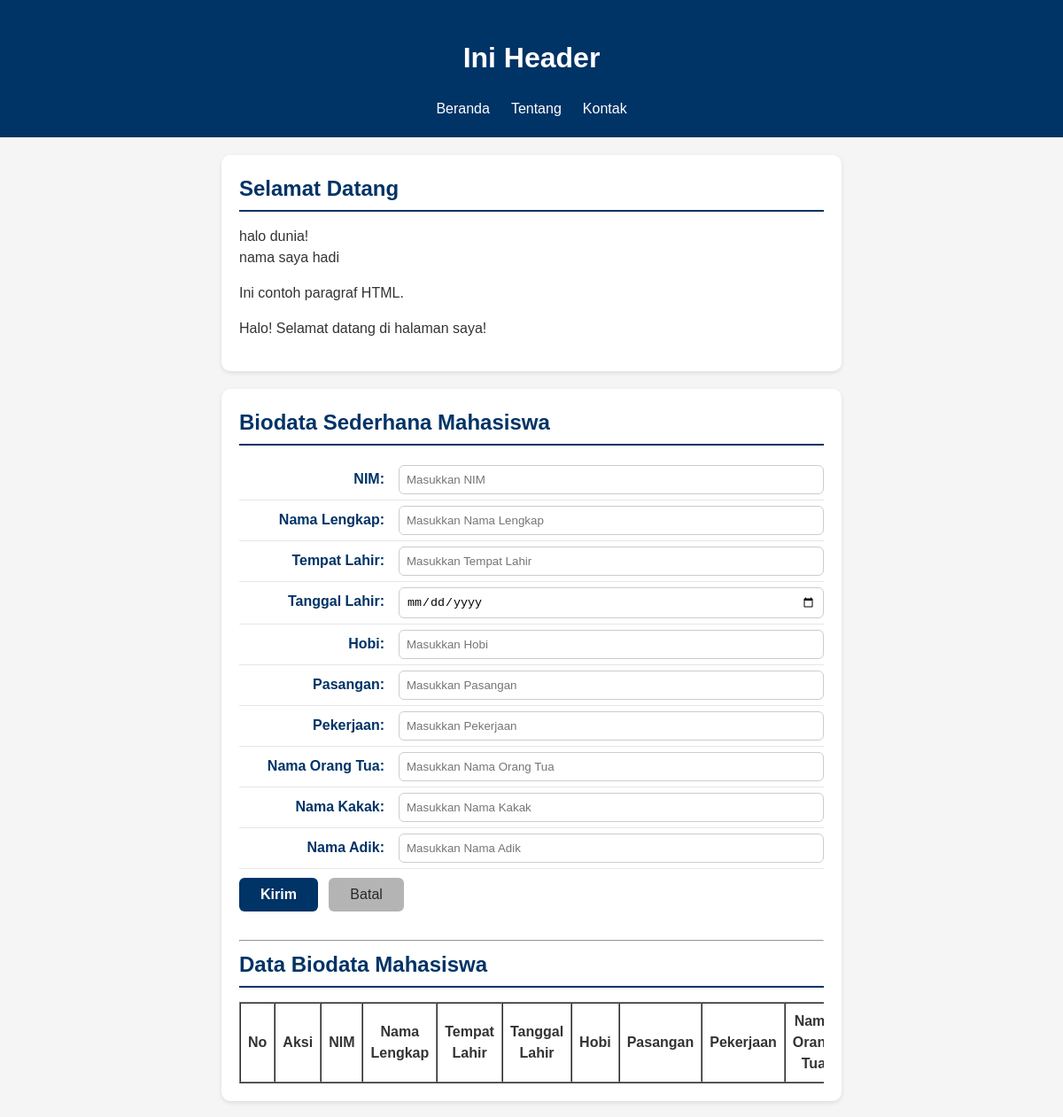
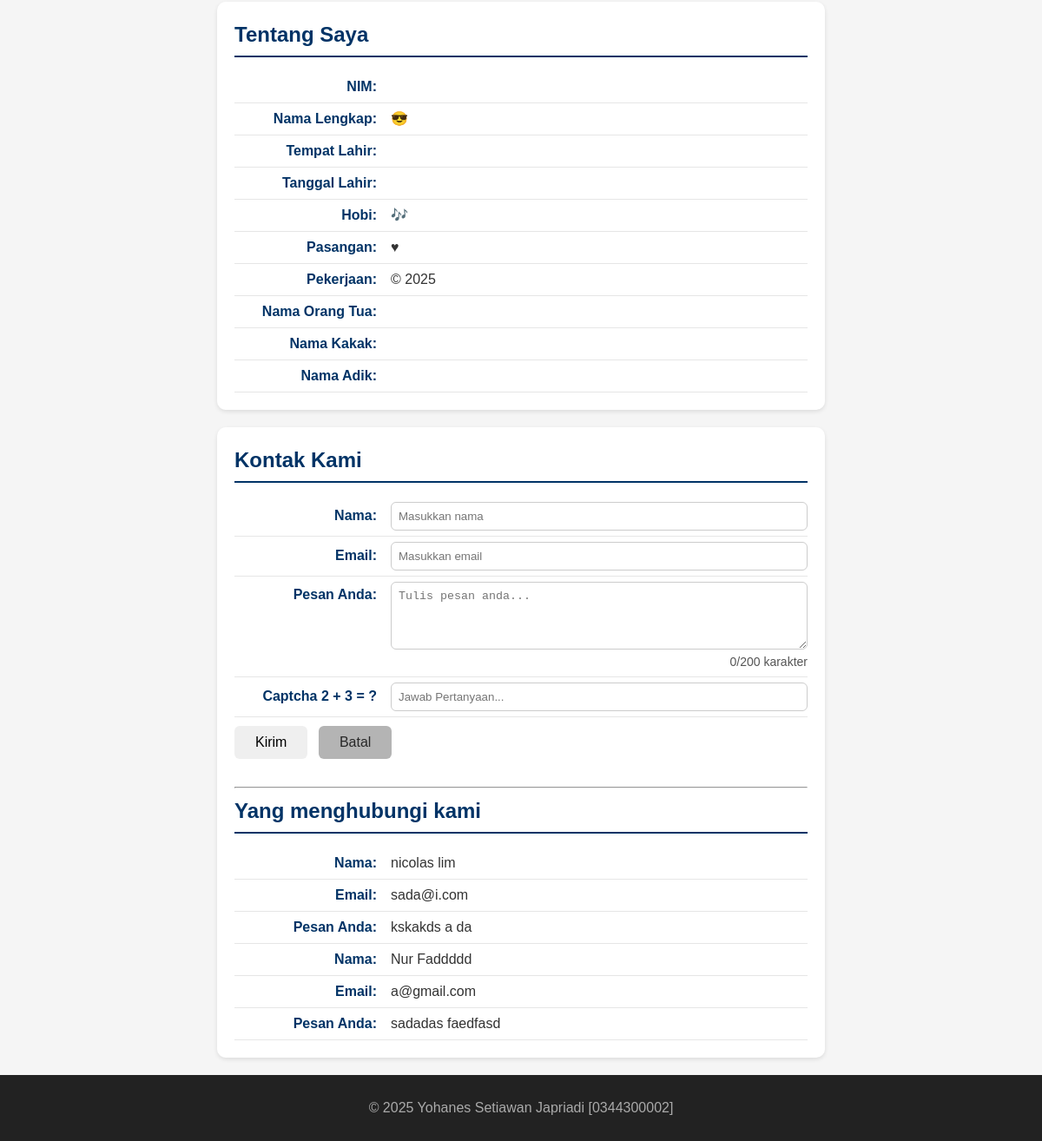
The page / on the database its author committed (2 pictures, top to bottom).
### tables this page shows
CREATE TABLE `tbl_tamu` (
  `cid` int NOT NULL,
  `cnama` varchar(100) DEFAULT NULL,
  `cemail` varchar(100) DEFAULT NULL,
  `cpesan` text,
  `dcreated_at` datetime NOT NULL DEFAULT CURRENT_TIMESTAMP
);

### fungsi.php (the view, shortened to what this page needs)
<?php
function bersihkan($str)
{
  return htmlspecialchars(trim($str));
}
function tampilkanBiodata($conf, $arr)
{
  $html = "";
  foreach ($conf as $k => $v) {
    $label = $v["label"];
    $nilai = bersihkan($arr[$k] ?? '');
    $suffix = $v["suffix"];
    $html .= "<p><strong>{$label}</strong> {$nilai}{$suffix}</p>";
  }
  return $html;
}

### index.php (shortened to what this page needs)
<?php
require_once __DIR__ . '/fungsi.php';
?>
<!DOCTYPE html>
<html lang="en">
<head>
  <link rel="stylesheet" href="style.css">
</head>
<body>
  <header>
    <h1>Ini Header</h1>
    <nav>
      <ul>
        <li><a href="#home">Beranda</a></li>
        <li><a href="#about">Tentang</a></li>
        <li><a href="#contact">Kontak</a></li>
      </ul>
    </nav>
  </header>
  <main>
    <section id="home">
      <h2>Selamat Datang</h2>
      <?php
      echo "halo dunia!<br>";
      echo "nama saya hadi";
      ?>
      <p>Ini contoh paragraf HTML.</p>
    </section>
    <?php
    $old_biodata = $_SESSION['old_biodata'] ?? [];
    ?>
    <section id="biodata">
      <h2>Biodata Sederhana Mahasiswa</h2>
      <form action="proses.php" method="POST">
        <label for="txtNim"><span>NIM:</span>
          <input type="text" id="txtNim" name="txtNim" placeholder="Masukkan NIM" required
            value="<?= isset($old_biodata['nim']) ? htmlspecialchars($old_biodata['nim']) : '' ?>">
        </label>
        <label for="txtNmLengkap"><span>Nama Lengkap:</span>
          <input type="text" id="txtNmLengkap" name="txtNmLengkap" placeholder="Masukkan Nama Lengkap" required
            value="<?= isset($old_biodata['nama_lengkap']) ? htmlspecialchars($old_biodata['nama_lengkap']) : '' ?>">
        </label>
        <label for="txtT4Lhr"><span>Tempat Lahir:</span>
          <input type="text" id="txtT4Lhr" name="txtT4Lhr" placeholder="Masukkan Tempat Lahir" required
            value="<?= isset($old_biodata['tempat_lahir']) ? htmlspecialchars($old_biodata['tempat_lahir']) : '' ?>">
        </label>
        <label for="txtTglLhr"><span>Tanggal Lahir:</span>
          <input type="date" id="txtTglLhr" name="txtTglLhr" placeholder="Masukkan Tanggal Lahir" required
            value="<?= isset($old_biodata['tanggal_lahir']) ? htmlspecialchars($old_biodata['tanggal_lahir']) : '' ?>">
        </label>
        <label for="txtHobi"><span>Hobi:</span>
          <input type="text" id="txtHobi" name="txtHobi" placeholder="Masukkan Hobi" required
            value="<?= isset($old_biodata['hobi']) ? htmlspecialchars($old_biodata['hobi']) : '' ?>">
        </label>
        <label for="txtPasangan"><span>Pasangan:</span>
          <input type="text" id="txtPasangan" name="txtPasangan" placeholder="Masukkan Pasangan" required
            value="<?= isset($old_biodata['pasangan']) ? htmlspecialchars($old_biodata['pasangan']) : '' ?>">
        </label>
        <label for="txtKerja"><span>Pekerjaan:</span>
          <input type="text" id="txtKerja" name="txtKerja" placeholder="Masukkan Pekerjaan" required
            value="<?= isset($old_biodata['pekerjaan']) ? htmlspecialchars($old_biodata['pekerjaan']) : '' ?>">
        </label>
        <label for="txtNmOrtu"><span>Nama Orang Tua:</span>
          <input type="text" id="txtNmOrtu" name="txtNmOrtu" placeholder="Masukkan Nama Orang Tua" required
            value="<?= isset($old_biodata['nama_ortu']) ? htmlspecialchars($old_biodata['nama_ortu']) : '' ?>">
        </label>
        <label for="txtNmKakak"><span>Nama Kakak:</span>
          <input type="text" id="txtNmKakak" name="txtNmKakak" placeholder="Masukkan Nama Kakak" required
            value="<?= isset($old_biodata['nama_kakak']) ? htmlspecialchars($old_biodata['nama_kakak']) : '' ?>">
        </label>
        <label for="txtNmAdik"><span>Nama Adik:</span>
          <input type="text" id="txtNmAdik" name="txtNmAdik" placeholder="Masukkan Nama Adik" required
            value="<?= isset($old_biodata['nama_adik']) ? htmlspecialchars($old_biodata['nama_adik']) : '' ?>">
        </label>
        <button type="submit">Kirim</button>
        <button type="reset">Batal</button>
      </form>
      <br>
      <hr>
      <h2>Data Biodata Mahasiswa</h2>
      <?php include 'read_mahasiswa.php'; ?>
    </section>
    <?php
    $biodata = $_SESSION["biodata"] ?? [];
    $fieldConfig = [
      "nim" => ["label" => "NIM:", "suffix" => ""],
      "nama" => ["label" => "Nama Lengkap:", "suffix" => " &#128526;"],
      "tempat" => ["label" => "Tempat Lahir:", "suffix" => ""],
      "tanggal" => ["label" => "Tanggal Lahir:", "suffix" => ""],
      "hobi" => ["label" => "Hobi:", "suffix" => " &#127926;"],
      "pasangan" => ["label" => "Pasangan:", "suffix" => " &hearts;"],
      "pekerjaan" => ["label" => "Pekerjaan:", "suffix" => " &copy; 2025"],
      "ortu" => ["label" => "Nama Orang Tua:", "suffix" => ""],
      "kakak" => ["label" => "Nama Kakak:", "suffix" => ""],
      "adik" => ["label" => "Nama Adik:", "suffix" => ""],
    ];
    ?>
    <section id="about">
      <h2>Tentang Saya</h2>
      <?= tampilkanBiodata($fieldConfig, $biodata) ?>
    </section>
    <?php
    $old          = $_SESSION['old'] ?? [];
    ?>
    <section id="contact">
      <h2>Kontak Kami</h2>
      <form action="proses.php" method="POST">
        <label for="txtNama"><span>Nama:</span>
          <input type="text" id="txtNama" name="txtNama" placeholder="Masukkan nama"
            required autocomplete="name"
            value="<?= isset($old['nama']) ? htmlspecialchars($old['nama']) : '' ?>">
        </label>
        <label for="txtEmail"><span>Email:</span>
          <input type="email" id="txtEmail" name="txtEmail" placeholder="Masukkan email"
            required autocomplete="email"
            value="<?= isset($old['email']) ? htmlspecialchars($old['email']) : '' ?>">
        </label>
        <label for="txtPesan"><span>Pesan Anda:</span>
          <textarea id="txtPesan" name="txtPesan" rows="4" placeholder="Tulis pesan anda..."
            required><?= isset($old['pesan']) ? htmlspecialchars($old['pesan']) : '' ?></textarea>
          <small id="charCount">0/200 karakter</small>
        </label>
        <label for="txtCaptcha"><span>Captcha 2 + 3 = ?</span>
          <input type="number" id="txtCaptcha" name="txtCaptcha" placeholder="Jawab Pertanyaan..."
            required
            value="<?= isset($old['captcha']) ? htmlspecialchars($old['captcha']) : '' ?>">
        </label>
        <button type=" submit">Kirim</button>
          <button type="reset">Batal</button>
      </form>
      <br>
      <hr>
      <h2>Yang menghubungi kami</h2>
      <?php include 'read_inc.php'; ?>
    </section>
  </main>
  <footer>
    <p>&copy; 2025 Yohanes Setiawan Japriadi [0344300002]</p>
  </footer>
</body>
</html>

### read_mahasiswa.php (shortened to what this page needs)
<div style="overflow-x: auto; margin-top: 10px;">
<table border="1" cellpadding="8" cellspacing="0">
  <tr>
    <th>No</th>
    <th>Aksi</th>
    <th>NIM</th>
    <th>Nama Lengkap</th>
    <th>Tempat Lahir</th>
    <th>Tanggal Lahir</th>
    <th>Hobi</th>
    <th>Pasangan</th>
    <th>Pekerjaan</th>
    <th>Nama Orang Tua</th>
  </tr>
</table>
</div>

### read_inc.php
<?php
require 'koneksi.php';
$fieldContact = [
  "nama" => ["label" => "Nama:", "suffix" => ""],
  "email" => ["label" => "Email:", "suffix" => ""],
  "pesan" => ["label" => "Pesan Anda:", "suffix" => ""]
];
$sql = "SELECT * FROM tbl_tamu ORDER BY cid DESC";
$q = mysqli_query($conn, $sql);
if (!$q) {
  echo "<p>Gagal membaca data tamu: " . htmlspecialchars(mysqli_error($conn)) . "</p>";
} elseif (mysqli_num_rows($q) === 0) {
  echo "<p>Belum ada data tamu yang tersimpan.</p>";
} else {
  while ($row = mysqli_fetch_assoc($q)) {
    $arrContact = [
      "nama"  => $row["cnama"]  ?? "",
      "email" => $row["cemail"] ?? "",
      "pesan" => $row["cpesan"] ?? "",
    ];
    echo tampilkanBiodata($fieldContact, $arrContact);
  }
}
?>

### style.css (style rules this page uses)
* { box-sizing: border-box; }
body { margin: 0; font-family: Arial, sans-serif; background: #f5f5f5; color: #333; line-height: 1.5; }
header { background: #003366; color: #fff; padding: 20px; text-align: center; }
header ul { display: flex; justify-content: center; list-style: none; padding: 0; margin: 10px 0 0; }
header li a { color: #fff; text-decoration: none; padding: 6px 12px; }
#home, #about, #contact, #biodata { background-color: #ffffff; border-radius: 10px; padding: 20px; max-width: 700px; margin: 20px auto; box-shadow: 0 2px 5px rgba(0, 0, 0, 0.1); }
#home h2, #about h2, #contact h2, #biodata h2 { color: #003366; border-bottom: 2px solid #003366; padding-bottom: 6px; margin-top: 0; margin-bottom: 16px; }
#home p { text-align: justify; }
#about p, #contact p, #contact label, #biodata label { display: flex; justify-content: flex-start; align-items: baseline; margin: 0; padding: 6px 0; border-bottom: 1px solid #e6e6e6; }
#about strong, #contact strong, #contact label>span, #biodata label>span { min-width: 180px; color: #003366; font-weight: 600; text-align: right; padding-right: 16px; flex-shrink: 0; }
#contact input, #contact textarea, #biodata input { flex: 1; border: 1px solid #ccc; border-radius: 6px; padding: 8px; color: #000; font-weight: normal; margin: 0; box-sizing: border-box; }
#contact button, #biodata button { margin-top: 10px; display: inline-block; padding: 10px 24px; font-size: 16px; border-radius: 6px; cursor: pointer; border: none; transition: all 0.3s ease; margin-right: 8px; }
#contact button[type="submit"], #biodata button[type="submit"] { background-color: #003366; color: #fff; font-weight: 600; }
#contact button[type="reset"], #biodata button[type="reset"] { background-color: #b4b4b4; color: #272727; font-weight: 500; }
footer { background: #222; color: #aaa; text-align: center; padding: 10px; }

### rows shown on the page
tbl_tamu: label "Nama:", cnama "nicolas lim", label "Email:", cemail "sada@i.com", label "Pesan Anda:", cpesan "kskakds a da"
tbl_tamu: label "Nama:", cnama "Nur Faddddd", label "Email:", cemail "a@gmail.com", label "Pesan Anda:", cpesan "sadadas faedfasd"

### other values the page prints
$label "NIM:"
$label "Nama Lengkap:"
$suffix "😎"
$label "Tempat Lahir:"
$label "Tanggal Lahir:"
$label "Hobi:"
$suffix "🎶"
$label "Pasangan:"
$suffix "♥"
$label "Pekerjaan:"
$suffix "© 2025"
$label "Nama Orang Tua:"
$label "Nama Kakak:"
$label "Nama Adik:"
